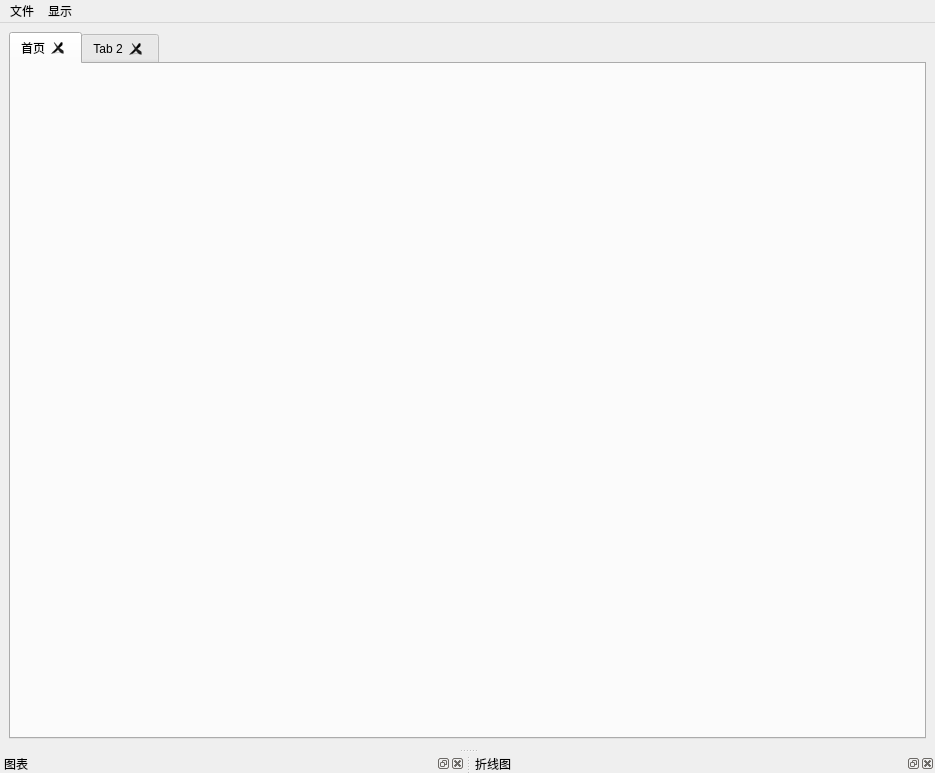
<?xml version="1.0" encoding="UTF-8"?>
<ui version="4.0">
 <class>MainWindow</class>
 <widget class="QMainWindow" name="MainWindow">
  <property name="geometry">
   <rect>
    <x>0</x>
    <y>0</y>
    <width>935</width>
    <height>773</height>
   </rect>
  </property>
  <property name="minimumSize">
   <size>
    <width>433</width>
    <height>335</height>
   </size>
  </property>
  <property name="maximumSize">
   <size>
    <width>976</width>
    <height>854</height>
   </size>
  </property>
  <property name="windowTitle">
   <string>MainWindow</string>
  </property>
  <widget class="QWidget" name="centralwidget">
   <layout class="QGridLayout" name="gridLayout">
    <item row="0" column="0">
     <widget class="QTabWidget" name="tabWidget">
      <property name="currentIndex">
       <number>0</number>
      </property>
      <property name="tabsClosable">
       <bool>true</bool>
      </property>
      <widget class="QWidget" name="tab">
       <attribute name="title">
        <string>首页</string>
       </attribute>
      </widget>
      <widget class="QWidget" name="tab_2">
       <attribute name="title">
        <string>Tab 2</string>
       </attribute>
      </widget>
     </widget>
    </item>
   </layout>
  </widget>
  <widget class="QMenuBar" name="menubar">
   <property name="geometry">
    <rect>
     <x>0</x>
     <y>0</y>
     <width>935</width>
     <height>26</height>
    </rect>
   </property>
   <widget class="QMenu" name="file">
    <property name="title">
     <string>文件</string>
    </property>
    <addaction name="add"/>
   </widget>
   <widget class="QMenu" name="show">
    <property name="title">
     <string>显示</string>
    </property>
    <addaction name="form"/>
    <addaction name="line_chart"/>
   </widget>
   <addaction name="file"/>
   <addaction name="show"/>
  </widget>
  <widget class="QDockWidget" name="formView">
   <property name="enabled">
    <bool>true</bool>
   </property>
   <property name="features">
    <set>QDockWidget::AllDockWidgetFeatures</set>
   </property>
   <property name="allowedAreas">
    <set>Qt::BottomDockWidgetArea</set>
   </property>
   <property name="windowTitle">
    <string>图表</string>
   </property>
   <attribute name="dockWidgetArea">
    <number>8</number>
   </attribute>
   <widget class="QWidget" name="formContents"/>
  </widget>
  <widget class="QDockWidget" name="lineChartView">
   <property name="features">
    <set>QDockWidget::AllDockWidgetFeatures</set>
   </property>
   <property name="allowedAreas">
    <set>Qt::BottomDockWidgetArea</set>
   </property>
   <property name="windowTitle">
    <string>折线图</string>
   </property>
   <attribute name="dockWidgetArea">
    <number>8</number>
   </attribute>
   <widget class="QWidget" name="lineChartViewContents"/>
  </widget>
  <action name="line_chart">
   <property name="text">
    <string>数据统计---折线图</string>
   </property>
  </action>
  <action name="form">
   <property name="text">
    <string>数据统计---图表</string>
   </property>
  </action>
  <action name="add">
   <property name="checkable">
    <bool>false</bool>
   </property>
   <property name="text">
    <string>添加机组</string>
   </property>
  </action>
  <zorder>formView</zorder>
  <zorder>lineChartView</zorder>
 </widget>
 <resources/>
 <connections>
  <connection>
   <sender>line_chart</sender>
   <signal>triggered()</signal>
   <receiver>lineChartView</receiver>
   <slot>show()</slot>
   <hints>
    <hint type="sourcelabel">
     <x>-1</x>
     <y>-1</y>
    </hint>
    <hint type="destinationlabel">
     <x>437</x>
     <y>763</y>
    </hint>
   </hints>
  </connection>
  <connection>
   <sender>form</sender>
   <signal>triggered()</signal>
   <receiver>formView</receiver>
   <slot>show()</slot>
   <hints>
    <hint type="sourcelabel">
     <x>-1</x>
     <y>-1</y>
    </hint>
    <hint type="destinationlabel">
     <x>928</x>
     <y>763</y>
    </hint>
   </hints>
  </connection>
 </connections>
</ui>
